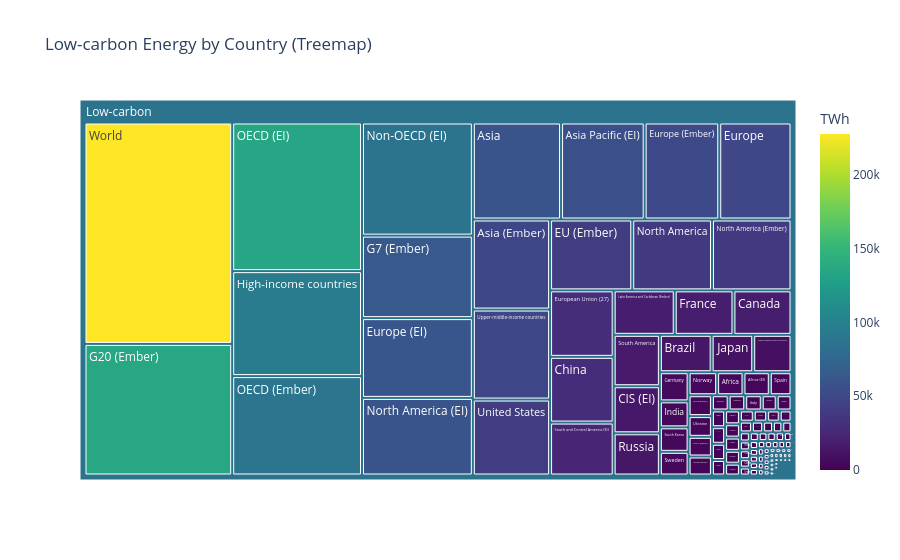
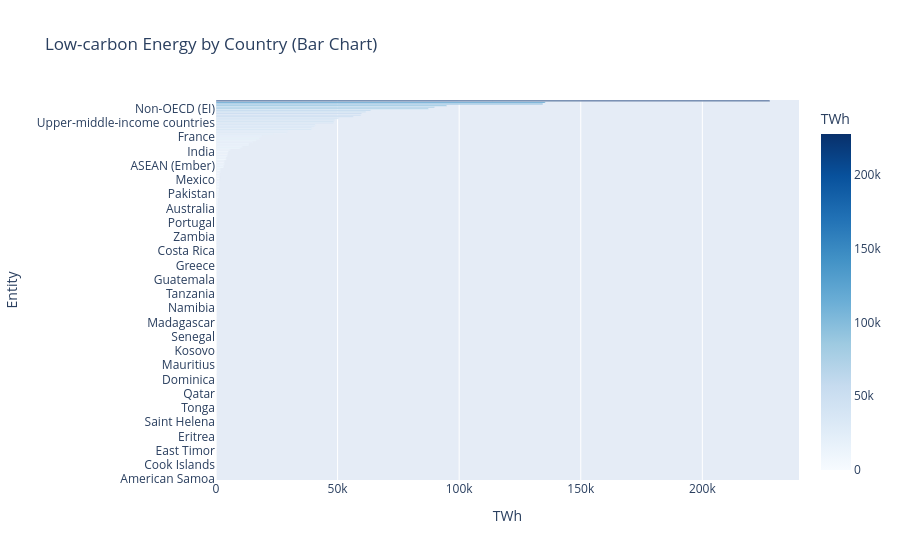

Write notebook code for charts like these, in order.
### Markdown cell above
## Task 3 — Treemap vs bar: low-carbon energy by country

**What to build:** Build **both** a treemap and a horizontal bar chart showing total low-carbon TWh (Nuclear + Hydro) per country. Then answer the question in a markdown cell below.

**Requirements:**
- Filter to `Source_Type == 'Low-carbon'` and aggregate TWh by country
- Treemap: single-level `path=['All', 'Country']` with a dummy root node labelled `'Low-carbon'`
- Bar chart: sorted by TWh, horizontal orientation, CVD-safe colour
- Both charts show TWh values, not percentages
- Insight title on the bar chart naming the leading country

### Code cell
# Task 3 — charts
# YOUR CODE HERE
# Task 3 — Treemap vs Bar: low-carbon energy by country
# Task 3 — Treemap vs Bar: low-carbon energy by country
import pandas as pd
import plotly.express as px

# Filter to low-carbon sources only
df_low = df.loc[df['Source_Type'] == 'Low-carbon']

# Aggregate TWh by country (Entity)
df_low_sum = df_low.groupby('Entity')['TWh'].sum().reset_index()

# ✅ Add a dummy column for the root node
df_low_sum['All'] = 'Low-carbon'

# Treemap: single-level with dummy root node
fig_treemap = px.treemap(
    df_low_sum,
    path=['All', 'Entity'],  # use Entity as country
    values='TWh',
    color='TWh',
    color_continuous_scale='Viridis',
    title='Low-carbon Energy by Country (Treemap)'
)
fig_treemap.update_traces(root_color='lightgrey')
fig_treemap.show()

# Bar chart: sorted by TWh, horizontal orientation
df_low_sum_sorted = df_low_sum.sort_values('TWh', ascending=True)
fig_bar = px.bar(
    df_low_sum_sorted,
    x='TWh',
    y='Entity',
    orientation='h',
    color='TWh',
    color_continuous_scale='Blues',
    title='Low-carbon Energy by Country (Bar Chart)'
)
fig_bar.show()

# Insight: leading country
leading_country = df_low_sum_sorted.iloc[-1]['Entity']
print(f"The leading country in low-carbon energy generation is {leading_country}.")

### Figure 1 — Plotly figure (JSON) as saved in the notebook; plotly's stock layout.template omitted (floating-point values rounded to 4 significant figures; data arrays with more than 128 entries replaced by an {"elided": "..."} marker saying what was removed)
{"data": [{"branchvalues": "total", "customdata": {"elided": "241x1 float values"}, "domain": {"x": [0, 1], "y": [0, 1]}, "hovertemplate": "labels=%{label}<br>TWh_sum=%{value}<br>parent=%{parent}<br>id=%{id}<br>TWh=%{color}<extra></extra>", "ids": {"elided": "241 str values"}, "labels": {"elided": "241 str values"}, "marker": {"coloraxis": "coloraxis", "colors": {"elided": "241 float values"}}, "name": "", "parents": {"elided": "241 str values"}, "root": {"color": "lightgrey"}, "type": "treemap", "values": {"elided": "241 float values"}}], "layout": {"coloraxis": {"colorbar": {"title": {"text": "TWh"}}, "colorscale": [[0, "#440154"], [0.1111, "#482878"], [0.2222, "#3e4989"], [0.3333, "#31688e"], [0.4444, "#26828e"], [0.5556, "#1f9e89"], [0.6667, "#35b779"], [0.7778, "#6ece58"], [0.8889, "#b5de2b"], [1, "#fde725"]]}, "legend": {"tracegroupgap": 0}, "title": {"text": "Low-carbon Energy by Country (Treemap)"}}}

### Figure 2 — Plotly figure (JSON) as saved in the notebook; plotly's stock layout.template omitted (floating-point values rounded to 4 significant figures; data arrays with more than 128 entries replaced by an {"elided": "..."} marker saying what was removed)
{"data": [{"hovertemplate": "TWh=%{marker.color}<br>Entity=%{y}<extra></extra>", "legendgroup": "", "marker": {"color": {"elided": "240 float values"}, "coloraxis": "coloraxis", "pattern": {"shape": ""}}, "name": "", "orientation": "h", "showlegend": false, "textposition": "auto", "type": "bar", "x": {"elided": "240 float values"}, "xaxis": "x", "y": {"elided": "240 str values"}, "yaxis": "y"}], "layout": {"barmode": "relative", "coloraxis": {"colorbar": {"title": {"text": "TWh"}}, "colorscale": [[0, "rgb(247,251,255)"], [0.125, "rgb(222,235,247)"], [0.25, "rgb(198,219,239)"], [0.375, "rgb(158,202,225)"], [0.5, "rgb(107,174,214)"], [0.625, "rgb(66,146,198)"], [0.75, "rgb(33,113,181)"], [0.875, "rgb(8,81,156)"], [1, "rgb(8,48,107)"]]}, "legend": {"tracegroupgap": 0}, "title": {"text": "Low-carbon Energy by Country (Bar Chart)"}, "xaxis": {"anchor": "y", "domain": [0, 1], "title": {"text": "TWh"}}, "yaxis": {"anchor": "x", "domain": [0, 1], "title": {"text": "Entity"}}}}
